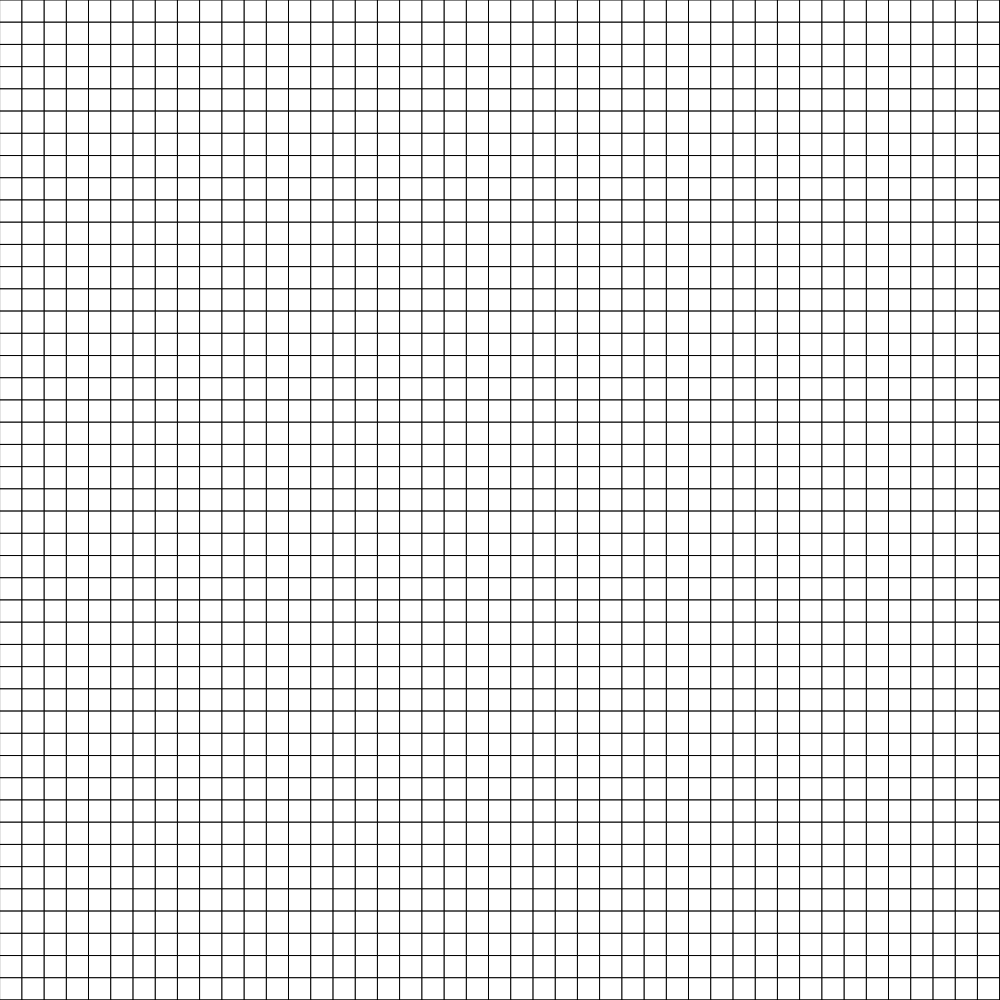
Frame 1 (no input)
Frame 60 (no input): identical to frame 1, image omitted
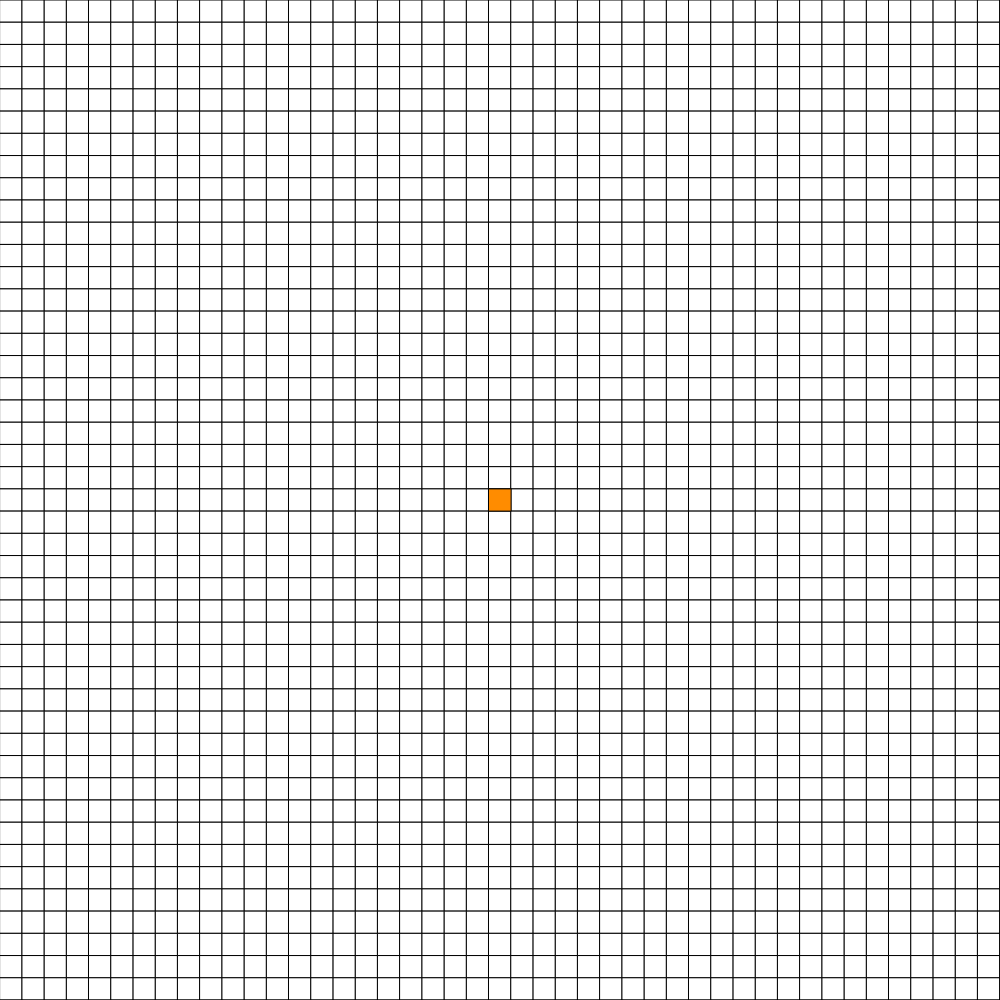
Frame 120 (the mouse pressed at the canvas centre since frame 60)

The p5.js sketch that drew these frames (run headless with seeded random() and noise() and a simulated clock; from frame 60 on, the mouse is pressed at the canvas centre):

// p5.js sketch
// ── sketch.js
var boxes = [];
var start = 0;
var end = 0;
var cell_width = 0;
var total_rows = 45;
var running = false;


function setup()
{	
	var is_height = true;
	if (windowWidth>windowHeight)
	{
		is_height = true;
		var cnv = createCanvas(windowHeight,windowHeight);
	}
	else 
	{
		is_height = false;
		var cnv = createCanvas(windowWidth,windowWidth);
	}

  if (is_height)
	{
		cnv.position(windowWidth/2-windowHeight/2)
	}	

	
	var BLACK = color(0,0,0);
	var WHITE = color(255,255,255);
	var RED = color(255,0,0);
	var GREEN = color(0,255,0);
	var BLUE = color(0,0,255);
	var GREY = color(128,128,128);
	var PURPLE = color(128,0,128);
	var YELLOW = color(0,128,128);
	var ORANGE = color(255,140,0);
	var CORAL = color(255,127,80);

	var START_COLOR = ORANGE;
	var END_COLOR = BLUE;
	var BARRIER_COLOR = BLACK;
	var PATH_COLOR = PURPLE;
	var OPEN_COLOR = GREEN;
	var CLOSE_COLOR = RED;
  var VISITED_COLOR = YELLOW;

	var DEFAULT = WHITE;
	class Node
		{
			constructor(x,y,row,col,cell_width)
			{
				this.x = x;
				this.y = y;
				this.row = row;
				this.col = col;
				this.color = DEFAULT;
				this.id = [row,col];
				this.cell_width = cell_width;
				fill(this.color);
				square(this.x,this.y,cell_width);
			}
			is_default()
			{
				return (this.color == DEFAULT) ? true : false;
			}
			is_start()
			{
				return (this.color == START_COLOR) ? true : false;
			}
			is_end()
			{
				return (this.color == END_COLOR) ? true : false;
			}
			is_open()
			{
				return (this.color == OPEN_COLOR) ? true : false;
			}
			is_close()
			{
				return (this.color == CLOSE_COLOR) ? true : false;
			}
			is_barrier()
			{
				return (this.color == BARRIER_COLOR) ? true : false;
			}
			is_path()
			{
				return (this.color == PATH_COLOR) ? true : false;
			}
      is_visited()
      {
        return (this.color == VISITED_COLOR) ? true : false;
      }
			make_default()
			{
				this.color = DEFAULT;
				fill(this.color);
				square(this.x,this.y,this.cell_width);
			}
			make_barrier()
			{
				this.color = BARRIER_COLOR;
				fill(this.color);
				square(this.x,this.y,this.cell_width);
			}
			make_start()
			{
				this.color = START_COLOR;
				fill(this.color);
				square(this.x,this.y,this.cell_width);
			}
			make_end()
			{
				this.color = END_COLOR;
				fill(this.color);
				square(this.x,this.y,this.cell_width);
			}
			make_open()
			{
				this.color = OPEN_COLOR;
				fill(this.color);
				square(this.x,this.y,this.cell_width);
			}
			make_close()
			{
				this.color = CLOSE_COLOR;
				fill(this.color);
				square(this.x,this.y,this.cell_width);
			}
			make_path()
			{
				this.color = PATH_COLOR;
				fill(this.color);
				square(this.x,this.y,this.cell_width);
			}
      make_visited()
      {
        this.color = VISITED_COLOR;
        fill(this.color);
        square(this.x,this.y,this.cell_width);
      }

			get_neighbors()
			{
				let neighbors = []
				if (this.row>0 && !boxes[this.row-1][this.col].is_barrier())neighbors.push(boxes[this.row-1][this.col]);
				if (this.col>0 && !boxes[this.row][this.col-1].is_barrier())neighbors.push(boxes[this.row][this.col-1]);
				if (this.row<total_rows-1 && !boxes[this.row+1][this.col].is_barrier())neighbors.push(boxes[this.row+1][this.col]);
				if (this.col<total_rows-1 && !boxes[this.row][this.col+1].is_barrier())neighbors.push(boxes[this.row][this.col+1]);
				return neighbors;
			}
      get_neighbors_maze()
      {
        let neighbors = []
        if (this.row>1 )neighbors.push(boxes[this.row-2][this.col]);
        if (this.col>1 )neighbors.push(boxes[this.row][this.col-2]);
        if (this.row<total_rows-2)neighbors.push(boxes[this.row+2][this.col]);
        if (this.col<total_rows-2)neighbors.push(boxes[this.row][this.col+2]);
        return neighbors;
      }
		}

  cell_width = width/total_rows;
  let row = 0;
  let col = 0;
	running = true;
  for (let y = 0; y < width; y += cell_width) 
  {
    boxes[row] = [];
    col = 0;
    for (let x = 0; x < width; x += cell_width) 
    {
      boxes[row].push(new Node(x,y,row,col,cell_width,boxes));
      col += 1;
    }
    row += 1;
  }
	running = false;
}

function draw() 
{
  if (!running)
  {
	mouseActions();
  	keyboardActions();
  }
}

function keyboardActions()
{
	if (keyIsPressed)
  {
    if(keyIsDown(82))
    {
      reset();
			return true;
    }
    if (keyIsDown(32) && !running)
    {
      if (start!=0 && end!=0)
			{
				clearearlier();
				Algorithm(start,end);
				return true;
			}
    }
		if (keyIsDown(67))
		{
			clearearlier();
			return true;
		}
    if (keyIsDown(77) && !running)
    {
      DFS_Maze_generator(start,end);
      visited_to_default();
      return true;
    }
  }
	return false;
}
function mouseActions()
{
  if (mouseIsPressed)
  {
    let row = floor(mouseY/cell_width);
    let col = floor(mouseX/cell_width);
    try
    {
      let node = boxes[row][col];
      if (mouseButton == LEFT && !keyIsDown(17))
      {
        if (node.is_default());
        else return;
        if (start == 0)
        { 
          node.make_start();
          start = node;
          return;
          
        }
        else if (end == 0)
        {
          if (node.is_start())return;
          else
          { 
            node.make_end();
            end = node;
            return;
          }
        }
        else
        {
          if (node.is_default())
          {
            node.make_barrier();
            return;
          }
        }
      }
      else if (mouseButton == CENTER)
      {
        reset();
      }
      else if ((mouseButton == LEFT && keyIsDown(17)) || (mouseButton == RIGHT))
      {
        if(node.is_start())
        {
          start = 0;
          node.make_default();
          return;
        }
        else if (node.is_end())
        {
          end = 0;
          node.make_default();
          return;
        }
        node.make_default();
      }
    }
    catch(e)
    {}
  }
}
function clearearlier()
{
  let row = 0;
	running = true;
  for (let y = 0; y < width; y += cell_width) 
  {
    let col = 0;
    for (let x = 0; x < width; x += cell_width) 
    {
			if (boxes[row][col].is_close()||boxes[row][col].is_open()||boxes[row][col].is_path())
      boxes[row][col].make_default();
      col+=1;
    }
    row+=1;
  }
	running = false;
}
function reset()
{
  start = 0;
  end = 0;
  let row = 0;
	running = true;
  for (let y = 0; y < width; y += cell_width) 
  {
    let col = 0;
    for (let x = 0; x < width; x += cell_width) 
    {
      boxes[row][col].make_default();
      col+=1;
    }
    row+=1;
  }
	running = false;
}

function sleep(ms) {
  return new Promise(resolve => setTimeout(resolve, ms));
}

async function generate_path(parent_node,start,current)
{
	running = true;
  if (current == start) return;
  current = parent_node[current];
	if (keyboardActions())return false;
  if (current != start)
  {
    boxes[current[0]][current[1]].make_path();
	await sleep(15);
  }
	if (keyboardActions())return false;
  generate_path(parent_node,start,current);  
	running = false;
}

async function Algorithm(start,end)
{
  
}

function visited_to_default()
{
  start = 0;
  end = 0;
  let row = 0;
  running = true;
  for (let y = 0; y < width; y += cell_width) 
  {
    let col = 0;
    for (let x = 0; x < width; x += cell_width) 
    {
      if (boxes[row][col].is_visited())boxes[row][col].make_default();
      
      col+=1;
    }
    row+=1;
  }
  running = false;
}

function make_all_barriers()
{
  start = 0;
  end = 0;
  let row = 0;
  running = true;
  for (let y = 0; y < width; y += cell_width) 
  {
    let col = 0;
    for (let x = 0; x < width; x += cell_width) 
    {
      boxes[row][col].make_barrier();
      col+=1;
    }
    row+=1;
  }
  running = false;
}
function get_odd()
{
  let num = Math.floor(Math.random()*total_rows);
  if (num%2)return num;
  return get_odd();
}
async function DFS_Maze_generator(start,end)
{
  running = true;
  make_all_barriers();
  let row = get_odd();
  let col = get_odd();

  let current = boxes[row][col];
  let maze = new Array();
  maze.push(current);
  current.make_visited();

  while (maze.length!=0)
  {
    let num = Math.floor(Math.random()*maze.length)
    let current = maze[num];
    maze.splice(num,1);

    let neighbors = current.get_neighbors_maze();
    let not_visited_neighbors = new Array();
    for (let neighbor_pos in neighbors)
    {
      let neighbor = neighbors[neighbor_pos];
      if (!neighbor.is_visited())
      {
        not_visited_neighbors.push(neighbor);
        break;
      }
    }
    if (not_visited_neighbors.length!=0)
    {
      maze.push(current);
      let to_be_added = not_visited_neighbors[Math.floor(Math.random()*not_visited_neighbors.length)];
      boxes[(to_be_added.id[0]+current.id[0])/2][(to_be_added.id[1]+current.id[1])/2].make_visited();
      to_be_added.make_visited();
      maze.push(to_be_added);
    }
  }
  running = false;
  return;
}

function windowResized() {
  
  is_height = true;
  if (windowWidth>windowHeight)
  {
    is_height = true;
    resizeCanvas(windowHeight,windowHeight);
  }
  else 
  {
    is_height = false;
    resizeCanvas(windowWidth,windowWidth);
  }

  if (is_height)
  {
    cnv.position(windowWidth/2-windowHeight/2)
  } 
}

// function windowResized() {
//   resizeCanvas(windowWidth, windowHeight);
// }
window.setup = setup;
window.draw = draw;
